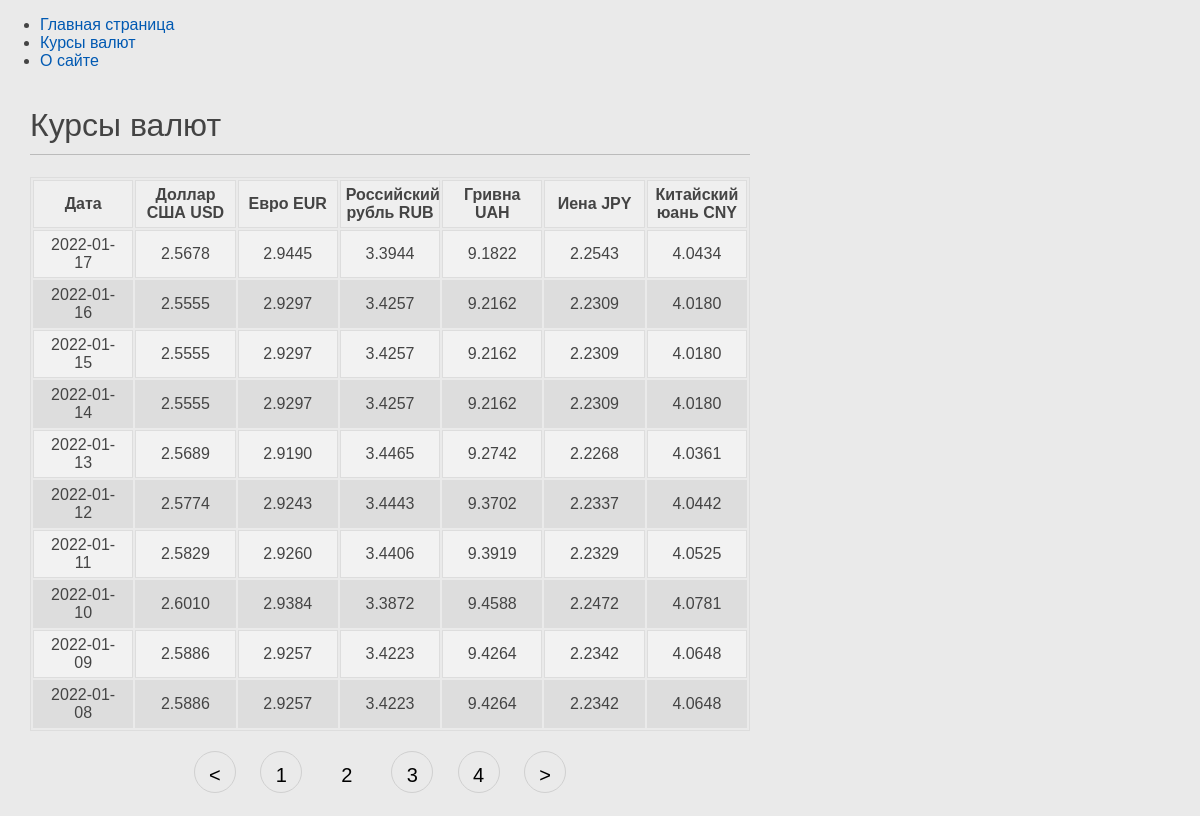
The page /assistant/currency/?page=2 on the database its author committed.
### assistant/models.py (models this page shows, shortened)
class Course(models.Model):
    date_stamp = models.CharField(max_length=100, primary_key=True)
    usd = models.DecimalField(max_digits=6, decimal_places=4, null=True)
    eur = models.DecimalField(max_digits=6, decimal_places=4, null=True)
    rub = models.DecimalField(max_digits=6, decimal_places=4, null=True)
    uah = models.DecimalField(max_digits=6, decimal_places=4, null=True)
    jpy = models.DecimalField(max_digits=6, decimal_places=4, null=True)
    cny = models.DecimalField(max_digits=6, decimal_places=4, null=True)

### assistant/views.py (the view)
# urls.py: path('currency/', views.course_list, name='course_list'),
def course_list(request):
    courses = Course.objects.order_by('-date_stamp')
    paginator = Paginator(courses, 10)
    page_number = request.GET.get('page')
    page_obj = paginator.get_page(page_number)
    return render(request, 'assistant/currency/list.html',
                  {'page_obj': page_obj, 'title': 'Курсы валют', 'menu': menu})

### assistant/templates/assistant/currency/list.html
{% extends "assistant/base.html" %}
{% block content %}
    <h1>{{ title }}</h1>
    <table class="table">
        <thead>
        <tr>
            <th>Дата</th>
            <th>Доллар США USD</th>
            <th>Евро EUR</th>
            <th>Российский рубль RUB</th>
            <th>Гривна UAH</th>
            <th>Иена JPY</th>
            <th>Китайский юань CNY</th>
        </tr>
        </thead>
        <tbody>
        {% for course in page_obj %}
        <tr>
            <td>{{course.date_stamp}}</td>
            <td>{{course.usd}}</td>
            <td>{{course.eur}}</td>
            <td>{{course.rub}}</td>
            <td>{{course.uah}}</td>
            <td>{{course.jpy}}</td>
            <td>{{course.cny}}</td>
        </tr>
        {% endfor %}
        </tbody>
    </table>
{% if page_obj.has_other_pages %}
<nav class="list-pages">
    <ul>
        {% if page_obj.has_previous %}
        <li class="page-num">
                <a href="?page={{ page_obj.previous_page_number }}">&lt;</a>
        </li>
        {% endif %}
        {% for p in page_obj.paginator.page_range %}
                    {% if page_obj.number == p %}
        <li class="page-num page-num-selected">{{ p }}</li>
                    {% elif p >= page_obj.number|add:-2 and p <= page_obj.number|add:2 %}
        <li class="page-num">
            <a href="?page={{ p }}">{{ p }}</a>
        </li>
                    {% endif %}
        {% endfor %}
        {% if page_obj.has_next %}
        <li class="page-num">
                <a href="?page={{ page_obj.next_page_number }}">&gt;</a>
        </li>
        {% endif %}
    </ul>
</nav>
{% endif %}
{% endblock %}

### assistant/static/css/assistant.css (style rules this page uses)
body { margin:0; padding:0; font-family:helvetica, sans-serif; }
a { color:#00abff; text-decoration:none; }
h1 { font-weight:normal; border-bottom:1px solid #bbb; padding:0 0 10px 0; }
.table { border: 1px solid #dddddd; table-layout: fixed; width: 100%; margin-bottom: 20px; }
.table th { font-weight: bold; padding: 5px; background: #efefef; border: 1px solid #dddddd; }
.table td { padding: 5px 10px; border: 1px solid #dddddd; text-align: center; }
.table tbody tr:nth-child(odd) { background: #f2f2f2; }
.table tbody tr:nth-child(even) { background: #dddddd; }
body { background-color: #eaeaea }
.list-pages { text-align: center; margin: 0 0 20px 0; }
.list-pages ul { margin: 20px 0 0 0; padding: 0; list-style: none; }
.list-pages ul li { display: inline-block; margin: 0 20px 0 0; }
.list-pages a { color: #000; font-size: 20px; text-decoration: none; }
.list-pages .page-num, .page-num-selected { display: inline-block; width: 40px; height: 28px; padding: 12px 0 0 0; border: 1px solid #d0d0d0; border-radius: 30px; }
.list-pages .page-num-selected { border: none; color: #000; font-size: 20px; }
html, body { font-family: 'Arial'; margin: 0; padding: 0; height: 100%; width: 100%; color: #444; }
a { color: #0059b2; text-decoration: none; }

### rows shown on the page
Course: date_stamp "2022-01-17", usd "2.5678", eur "2.9445", rub "3.3944", uah "9.1822", jpy "2.2543", cny "4.0434"
Course: date_stamp "2022-01-16", usd "2.5555", eur "2.9297", rub "3.4257", uah "9.2162", jpy "2.2309", cny "4.0180"
Course: date_stamp "2022-01-15", usd "2.5555", eur "2.9297", rub "3.4257", uah "9.2162", jpy "2.2309", cny "4.0180"
Course: date_stamp "2022-01-14", usd "2.5555", eur "2.9297", rub "3.4257", uah "9.2162", jpy "2.2309", cny "4.0180"
Course: date_stamp "2022-01-13", usd "2.5689", eur "2.9190", rub "3.4465", uah "9.2742", jpy "2.2268", cny "4.0361"
Course: date_stamp "2022-01-12", usd "2.5774", eur "2.9243", rub "3.4443", uah "9.3702", jpy "2.2337", cny "4.0442"
Course: date_stamp "2022-01-11", usd "2.5829", eur "2.9260", rub "3.4406", uah "9.3919", jpy "2.2329", cny "4.0525"
Course: date_stamp "2022-01-10", usd "2.6010", eur "2.9384", rub "3.3872", uah "9.4588", jpy "2.2472", cny "4.0781"
Course: date_stamp "2022-01-09", usd "2.5886", eur "2.9257", rub "3.4223", uah "9.4264", jpy "2.2342", cny "4.0648"
Course: date_stamp "2022-01-08", usd "2.5886", eur "2.9257", rub "3.4223", uah "9.4264", jpy "2.2342", cny "4.0648"

### other values the page prints
{{ m.title }} "Главная страница" "Курсы валют"
{{ m.title }} "О сайте"
{{ title }} "Курсы валют"
{{ p }} "1" "3" "4"
{{ p }} "2"
